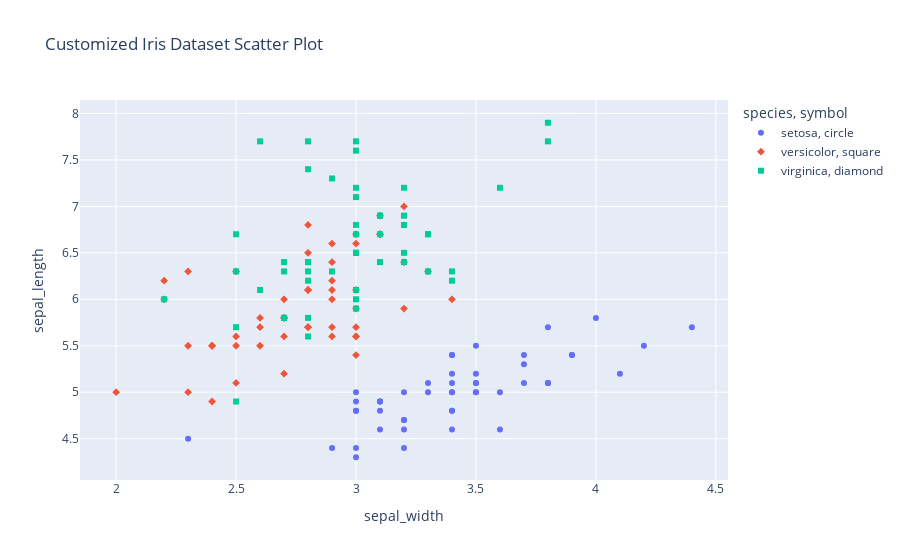
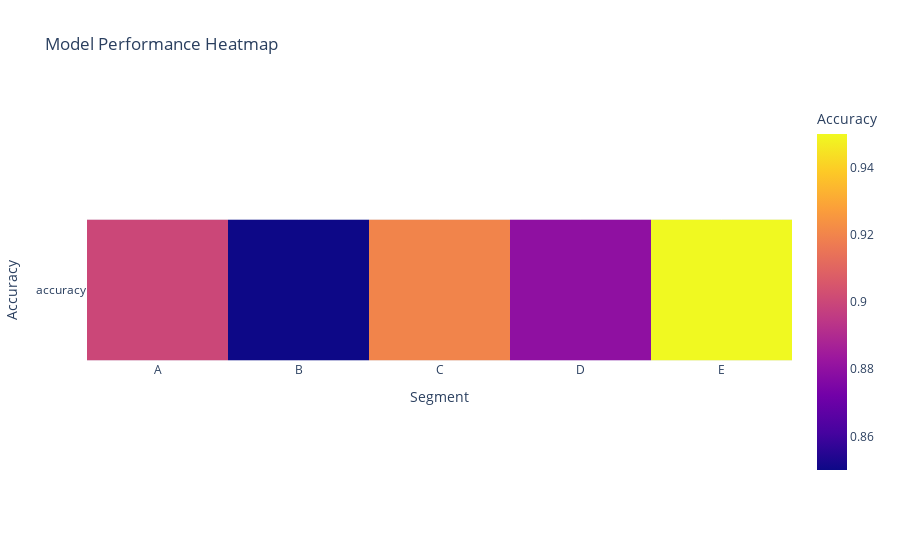

Notebook cell for these charts, in order:
### Markdown cell above
# Visualizing Model Performance

In this section, we will explore different methods to visualize the performance of our trained model. Visualizing model performance helps us understand how well the model is doing in terms of accuracy, precision, recall, and other relevant metrics. We can also identify potential areas of improvement and fine-tune the model accordingly.

## Confusion Matrix

A confusion matrix is a table that is often used to describe the performance of a classification model on a set of data for which the true values are known. It allows us to visualize the relationship between true positive, false positive, true negative, and false negative predictions. We can use a confusion matrix to calculate various performance metrics, such as accuracy, precision, recall, and F1 score.

*Insert code for generating confusion matrix here*

## ROC Curve

The Receiver Operating Characteristic (ROC) curve is a graphical representation of the true positive rate (TPR) against the false positive rate (FPR) at various threshold settings. The Area Under the Curve (AUC) for the ROC curve is a single value summarizing the performance of the model. A higher AUC value indicates better performance.

*Insert code for generating ROC curve here*

### Code cell
# Custom Visualizations:
# For this example, we will customize the marker symbols based on species in the iris dataset
custom_data = data.copy()
custom_data['symbol'] = custom_data['species'].map({'setosa': 'circle', 'versicolor': 'square', 'virginica': 'diamond'})

fig = px.scatter(custom_data, x='sepal_width', y='sepal_length', color='species', symbol='symbol',
                 title='Customized Iris Dataset Scatter Plot')
fig.show()

# Visualizing Model Performance:
# For this example, we will generate a synthetic dataset to represent model performance across segments
# and visualize it using a heatmap

performance_data = pd.DataFrame({
    'segment': ['A', 'B', 'C', 'D', 'E'],
    'accuracy': [0.9, 0.85, 0.92, 0.88, 0.95]
})

fig = px.imshow(performance_data.pivot_table(values='accuracy', columns='segment'),
                title='Model Performance Heatmap',
                labels=dict(x="Segment", y="Accuracy", color="Accuracy"))
fig.show()

### Figure 1 — Plotly figure (JSON) as saved in the notebook; plotly's stock layout.template omitted (floating-point values rounded to 4 significant figures)
{"data": [{"hovertemplate": "species=setosa<br>symbol=circle<br>sepal_width=%{x}<br>sepal_length=%{y}<extra></extra>", "legendgroup": "setosa, circle", "marker": {"color": "#636efa", "symbol": "circle"}, "mode": "markers", "name": "setosa, circle", "orientation": "v", "showlegend": true, "type": "scatter", "x": [3.5, 3, 3.2, 3.1, 3.6, 3.9, 3.4, 3.4, 2.9, 3.1, 3.7, 3.4, 3, 3, 4, 4.4, 3.9, 3.5, 3.8, 3.8, 3.4, 3.7, 3.6, 3.3, 3.4, 3, 3.4, 3.5, 3.4, 3.2, 3.1, 3.4, 4.1, 4.2, 3.1, 3.2, 3.5, 3.1, 3, 3.4, 3.5, 2.3, 3.2, 3.5, 3.8, 3, 3.8, 3.2, 3.7, 3.3], "xaxis": "x", "y": [5.1, 4.9, 4.7, 4.6, 5, 5.4, 4.6, 5, 4.4, 4.9, 5.4, 4.8, 4.8, 4.3, 5.8, 5.7, 5.4, 5.1, 5.7, 5.1, 5.4, 5.1, 4.6, 5.1, 4.8, 5, 5, 5.2, 5.2, 4.7, 4.8, 5.4, 5.2, 5.5, 4.9, 5, 5.5, 4.9, 4.4, 5.1, 5, 4.5, 4.4, 5, 5.1, 4.8, 5.1, 4.6, 5.3, 5], "yaxis": "y"}, {"hovertemplate": "species=versicolor<br>symbol=square<br>sepal_width=%{x}<br>sepal_length=%{y}<extra></extra>", "legendgroup": "versicolor, square", "marker": {"color": "#EF553B", "symbol": "diamond"}, "mode": "markers", "name": "versicolor, square", "orientation": "v", "showlegend": true, "type": "scatter", "x": [3.2, 3.2, 3.1, 2.3, 2.8, 2.8, 3.3, 2.4, 2.9, 2.7, 2, 3, 2.2, 2.9, 2.9, 3.1, 3, 2.7, 2.2, 2.5, 3.2, 2.8, 2.5, 2.8, 2.9, 3, 2.8, 3, 2.9, 2.6, 2.4, 2.4, 2.7, 2.7, 3, 3.4, 3.1, 2.3, 3, 2.5, 2.6, 3, 2.6, 2.3, 2.7, 3, 2.9, 2.9, 2.5, 2.8], "xaxis": "x", "y": [7, 6.4, 6.9, 5.5, 6.5, 5.7, 6.3, 4.9, 6.6, 5.2, 5, 5.9, 6, 6.1, 5.6, 6.7, 5.6, 5.8, 6.2, 5.6, 5.9, 6.1, 6.3, 6.1, 6.4, 6.6, 6.8, 6.7, 6, 5.7, 5.5, 5.5, 5.8, 6, 5.4, 6, 6.7, 6.3, 5.6, 5.5, 5.5, 6.1, 5.8, 5, 5.6, 5.7, 5.7, 6.2, 5.1, 5.7], "yaxis": "y"}, {"hovertemplate": "species=virginica<br>symbol=diamond<br>sepal_width=%{x}<br>sepal_length=%{y}<extra></extra>", "legendgroup": "virginica, diamond", "marker": {"color": "#00cc96", "symbol": "square"}, "mode": "markers", "name": "virginica, diamond", "orientation": "v", "showlegend": true, "type": "scatter", "x": [3.3, 2.7, 3, 2.9, 3, 3, 2.5, 2.9, 2.5, 3.6, 3.2, 2.7, 3, 2.5, 2.8, 3.2, 3, 3.8, 2.6, 2.2, 3.2, 2.8, 2.8, 2.7, 3.3, 3.2, 2.8, 3, 2.8, 3, 2.8, 3.8, 2.8, 2.8, 2.6, 3, 3.4, 3.1, 3, 3.1, 3.1, 3.1, 2.7, 3.2, 3.3, 3, 2.5, 3, 3.4, 3], "xaxis": "x", "y": [6.3, 5.8, 7.1, 6.3, 6.5, 7.6, 4.9, 7.3, 6.7, 7.2, 6.5, 6.4, 6.8, 5.7, 5.8, 6.4, 6.5, 7.7, 7.7, 6, 6.9, 5.6, 7.7, 6.3, 6.7, 7.2, 6.2, 6.1, 6.4, 7.2, 7.4, 7.9, 6.4, 6.3, 6.1, 7.7, 6.3, 6.4, 6, 6.9, 6.7, 6.9, 5.8, 6.8, 6.7, 6.7, 6.3, 6.5, 6.2, 5.9], "yaxis": "y"}], "layout": {"legend": {"title": {"text": "species, symbol"}, "tracegroupgap": 0}, "title": {"text": "Customized Iris Dataset Scatter Plot"}, "xaxis": {"anchor": "y", "domain": [0, 1], "title": {"text": "sepal_width"}}, "yaxis": {"anchor": "x", "domain": [0, 1], "title": {"text": "sepal_length"}}}}

### Figure 2 — Plotly figure (JSON) as saved in the notebook; plotly's stock layout.template omitted (floating-point values rounded to 4 significant figures)
{"data": [{"coloraxis": "coloraxis", "hovertemplate": "Segment: %{x}<br>Accuracy: %{y}<br>Accuracy: %{z}<extra></extra>", "name": "0", "type": "heatmap", "x": ["A", "B", "C", "D", "E"], "xaxis": "x", "y": ["accuracy"], "yaxis": "y", "z": [[0.9, 0.85, 0.92, 0.88, 0.95]]}], "layout": {"coloraxis": {"colorbar": {"title": {"text": "Accuracy"}}, "colorscale": [[0, "#0d0887"], [0.1111, "#46039f"], [0.2222, "#7201a8"], [0.3333, "#9c179e"], [0.4444, "#bd3786"], [0.5556, "#d8576b"], [0.6667, "#ed7953"], [0.7778, "#fb9f3a"], [0.8889, "#fdca26"], [1, "#f0f921"]]}, "title": {"text": "Model Performance Heatmap"}, "xaxis": {"anchor": "y", "constrain": "domain", "domain": [0, 1], "scaleanchor": "y", "title": {"text": "Segment"}}, "yaxis": {"anchor": "x", "autorange": "reversed", "constrain": "domain", "domain": [0, 1], "title": {"text": "Accuracy"}}}}
